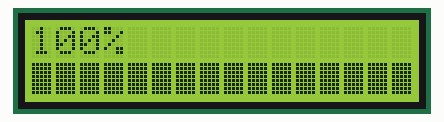
This sketch was run on a simulated Arduino Uno, built with avr-gcc and run on an emulated ATmega328P. Parts: 16×2 character LCD.

Above: at 6.13 s.
At 10.35 s:
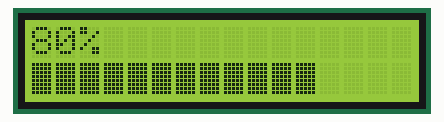
At 14.53 s:
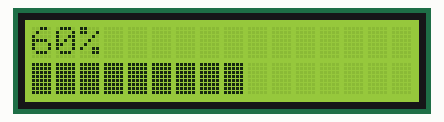
At 22.9 s:
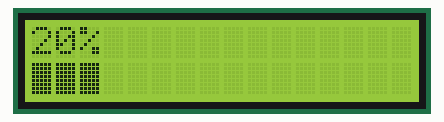
At 27.11 s:
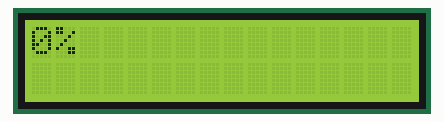
At 39.75 s:
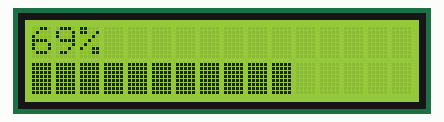

The sketch:

I2C_LCD_progress_bar.ino
```cpp
#include <Wire.h>
#include <LiquidCrystal_I2C.h>

// Set the LCD address to 0x27 for a 16 chars and 2 line display
LiquidCrystal_I2C lcd(0x27, 16, 2);

byte zero [] = {
	B00000,
	B00000,
	B00000,
	B00000,
	B00000,
	B00000,
	B00000,
	B00000,
};
byte five [] = {
	B11111,
	B11111,
	B11111,
	B11111,
	B11111,
	B11111,
	B11111,
	B11111
};

int prevCount = 0;

void setup()
{
	Serial.begin(9600);
	lcd.begin();
	lcd.backlight();

	lcd.createChar(0, zero);
	lcd.createChar(5, five);
}

void loop(){
	for (int i = 0; i <= 100; i++){
		lcd.setCursor(0,0);
		lcd.print(i);
		lcd.print("%  ");
		updateBar(i);
		delay(50);
		}

	for (int i = 100; i >= 0; i--){
		lcd.setCursor(0,0);
		lcd.print(i);
		lcd.print("%  ");
		updateBar(i);
		delay(200);
	}
}

void updateBar(unsigned long count){
	int bar = 0.8*count;
	int val = bar/5;

	lcd.setCursor(val-1, 1);
	lcd.write(5);

	lcd.setCursor(val, 1);
	lcd.write(0);
}
```
